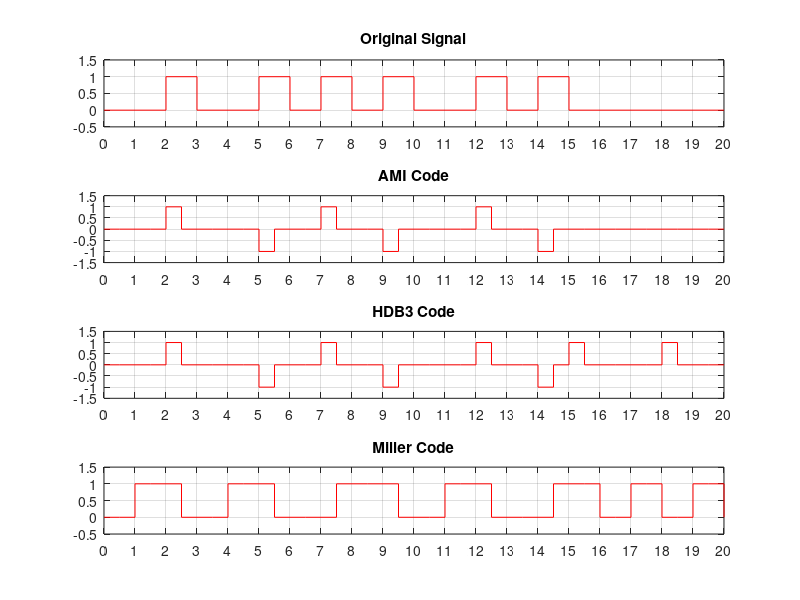
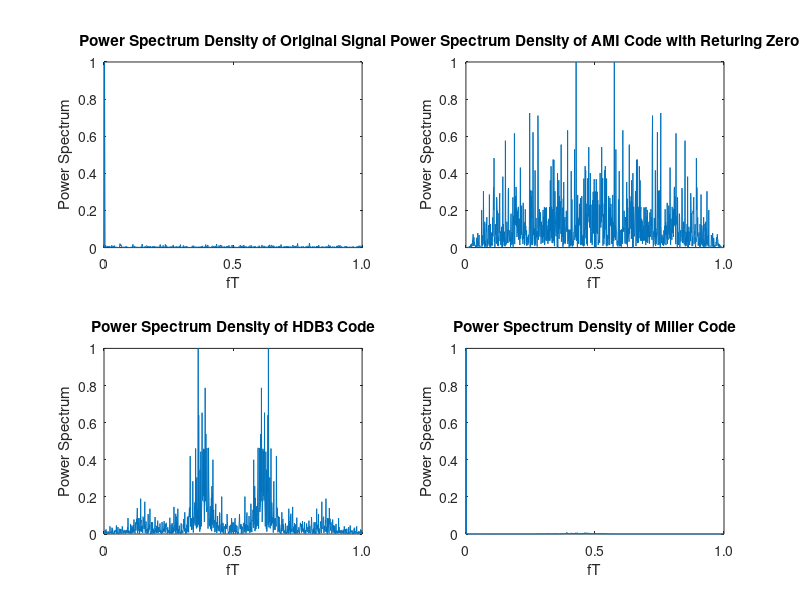

These figures' MATLAB source, in order:
% Created by Huang Lu, Department of Electronic Engineering, Tsinghua University
% 2015/10/30, Friday, Beijing
% Code for Homework 3 of Communication and Network

% Generate the Source Signal
clear all; close all; clc;
p0 = 0.8;                       % Probability of 0
x0 = rand(1,1000);              % Uniform Distribution in [0,1]
x0(x0<p0) = 0;                  % Get the Source Signal
x0(x0>=p0) = 1;

% AMI Code
c1 = [1, 0];
c2 = [0, 0];
c3 = [-1, 0];
AMI_code = zeros(1, 2000);   % AMI Code with Returning to 0
f1 = x0(1);                   % Initial the fk, fk = fk-1 = x(0)    
for m = 1:1:1000
    f0 = f1;                    % Update fk-1
    f1 = ~(x0(m)==f0);          % Update fk
    if x0(m) == 0               % Get AMI Code
        AMI_code(2*m-1:2*m) = c2;
    else
        if f1 == 1
            AMI_code(2*m-1:2*m) = c1;
        else
            AMI_code(2*m-1:2*m) = c3;
        end
    end
    
end

% HDB3 Code
HDB3_code = AMI_code;
h1 = [1, 0, 0, 0, 0, 0, 1, 0];
h2 = [-1, 0, 0, 0, 0, 0, -1, 0];
for m = 1:2:1993
    if HDB3_code(m+6) ~= 0
        for n = m+4:-2:1
            if HDB3_code(n) ~= 0
                flag = HDB3_code(n);
                if  HDB3_code(m+6) == flag
                    HDB3_code(m+6) = -flag;
                end
                break;
            end
        end
    end
    if HDB3_code(m:m+7) == [0, 0, 0, 0, 0, 0, 0, 0]
        if m == 1
            HDB3_code(m:m+7) = h1;
        else
            if HDB3_code(m-2) == 1
                HDB3_code(m:m+7) = h2;
            else 
                HDB3_code(m:m+7) = h1;
            end
        end
    end
end

% Miller Code
Miller_code = zeros(1, 2000);
m = 1;
while(m<=1000)
    if x0(m) == 1
        if m > 1
            if Miller_code(2*m-2) == 1;
                Miller_code(2*m-1:2*m) = [1, 0];
            else
                Miller_code(2*m-1:2*m) = [0, 1];
            end
        else
            Miller_code(2*m-1:2*m) = [0, 1];
        end
        m = m + 1;
    elseif (m < 1000) & (x0(m:m+1) == [0, 0])
        if m > 1
            if Miller_code(2*m-2) == x0(m-1)
                Miller_code(2*m-1:2*m+2) = [1, 1, 0, 0];
            else
                Miller_code(2*m-1:2*m+2) = [0, 0, 1, 1];
            end
        else
            Miller_code(2*m-1:2*m+2) = [0, 0, 1, 1];
        end
        m = m + 2;
    else
        if m > 1
            if Miller_code(2*m-2) ~= x0(m-1)
                Miller_code(2*m-1:2*m) = [0, 0];
            else
                Miller_code(2*m-1:2*m) = [1, 1];
            end
        else
            Miller_code(2*m-1:2*m) = [0, 0];
        end
        m = m + 1;
    end
end

% Figure of all code
figure(1); 
subplot(4,1,1); stairs(x0(1:21),'r'); % Figure of the Original Signal
title('Original Signal')
set(gca,'Ylim', [-0.5, 1.5])
set(gca,'Xlim', [1, 21])
set(gca,'xtick',[1:1:21],'xticklabel',[0:1:20]) 
grid on;
subplot(4,1,2); stairs(AMI_code(1:41),'r'); % Figure of the AMI Code
title('AMI Code')
set(gca,'Ylim', [-1.5, 1.5])
set(gca,'Xlim', [1, 41])
set(gca,'xtick',[1:2:41],'xticklabel',[0:1:20]) 
grid on;
subplot(4,1,3); stairs(HDB3_code(1:41),'r');% Figure of the HDB3 Code
title('HDB3 Code')
set(gca,'Ylim', [-1.5, 1.5])
set(gca,'Xlim', [1, 41])
set(gca,'xtick',[1:2:41],'xticklabel',[0:1:20]) 
grid on;
subplot(4,1,4); stairs(Miller_code(1:41),'r');% Figure of the Miller Code
title('Miller Code')
set(gca,'Ylim', [-0.5, 1.5])
set(gca,'Xlim', [1, 41])
set(gca,'xtick',[1:2:41],'xticklabel',[0:1:20]) 
grid on;

% Power Spectrum Density
figure(2)
X0 = fftshift(fft(x0));
X0 = abs(X0).^2;
X0 = X0/max(X0);
subplot(2,2,1); plot(X0)
title('Power Spectrum Density of Original Signal');
xlabel('fT'), ylabel('Power Spectrum')
set(gca, 'Xlim', [500,1000])
set(gca,'xtick',[500:250:1000],'xticklabel',{'0', '0.5', '1.0'}) 
X_AMI = fftshift(fft(AMI_code));
X_AMI = abs(X_AMI).^2;
X_AMI = X_AMI/max(X_AMI);
subplot(2,2,2); plot(X_AMI)
title('Power Spectrum Density of AMI Code with Returing Zero');
xlabel('fT'), ylabel('Power Spectrum')
set(gca, 'Xlim', [1000, 2000])
set(gca,'xtick',[1000:500:2000],'xticklabel',{'0', '0.5', '1.0'})
X_HDB3 = fftshift(fft(HDB3_code));
X_HDB3 = abs(X_HDB3).^2;
X_HDB3 = X_HDB3/max(X_HDB3);
subplot(2,2,3); plot(X_HDB3)
title('Power Spectrum Density of HDB3 Code');
xlabel('fT'), ylabel('Power Spectrum')
set(gca, 'Xlim', [1000, 2000])
set(gca,'xtick',[1000:500:2000],'xticklabel',{'0', '0.5', '1.0'})
X_Miller = fftshift(fft(Miller_code));
X_Miller = abs(X_Miller).^2;
X_Miller = X_Miller/max(X_Miller);
subplot(2,2,4); plot(X_Miller)
title('Power Spectrum Density of Miller Code');
xlabel('fT'), ylabel('Power Spectrum')
set(gca, 'Xlim', [1000, 2000])
set(gca,'xtick',[1000:500:2000],'xticklabel',{'0', '0.5', '1.0'})
